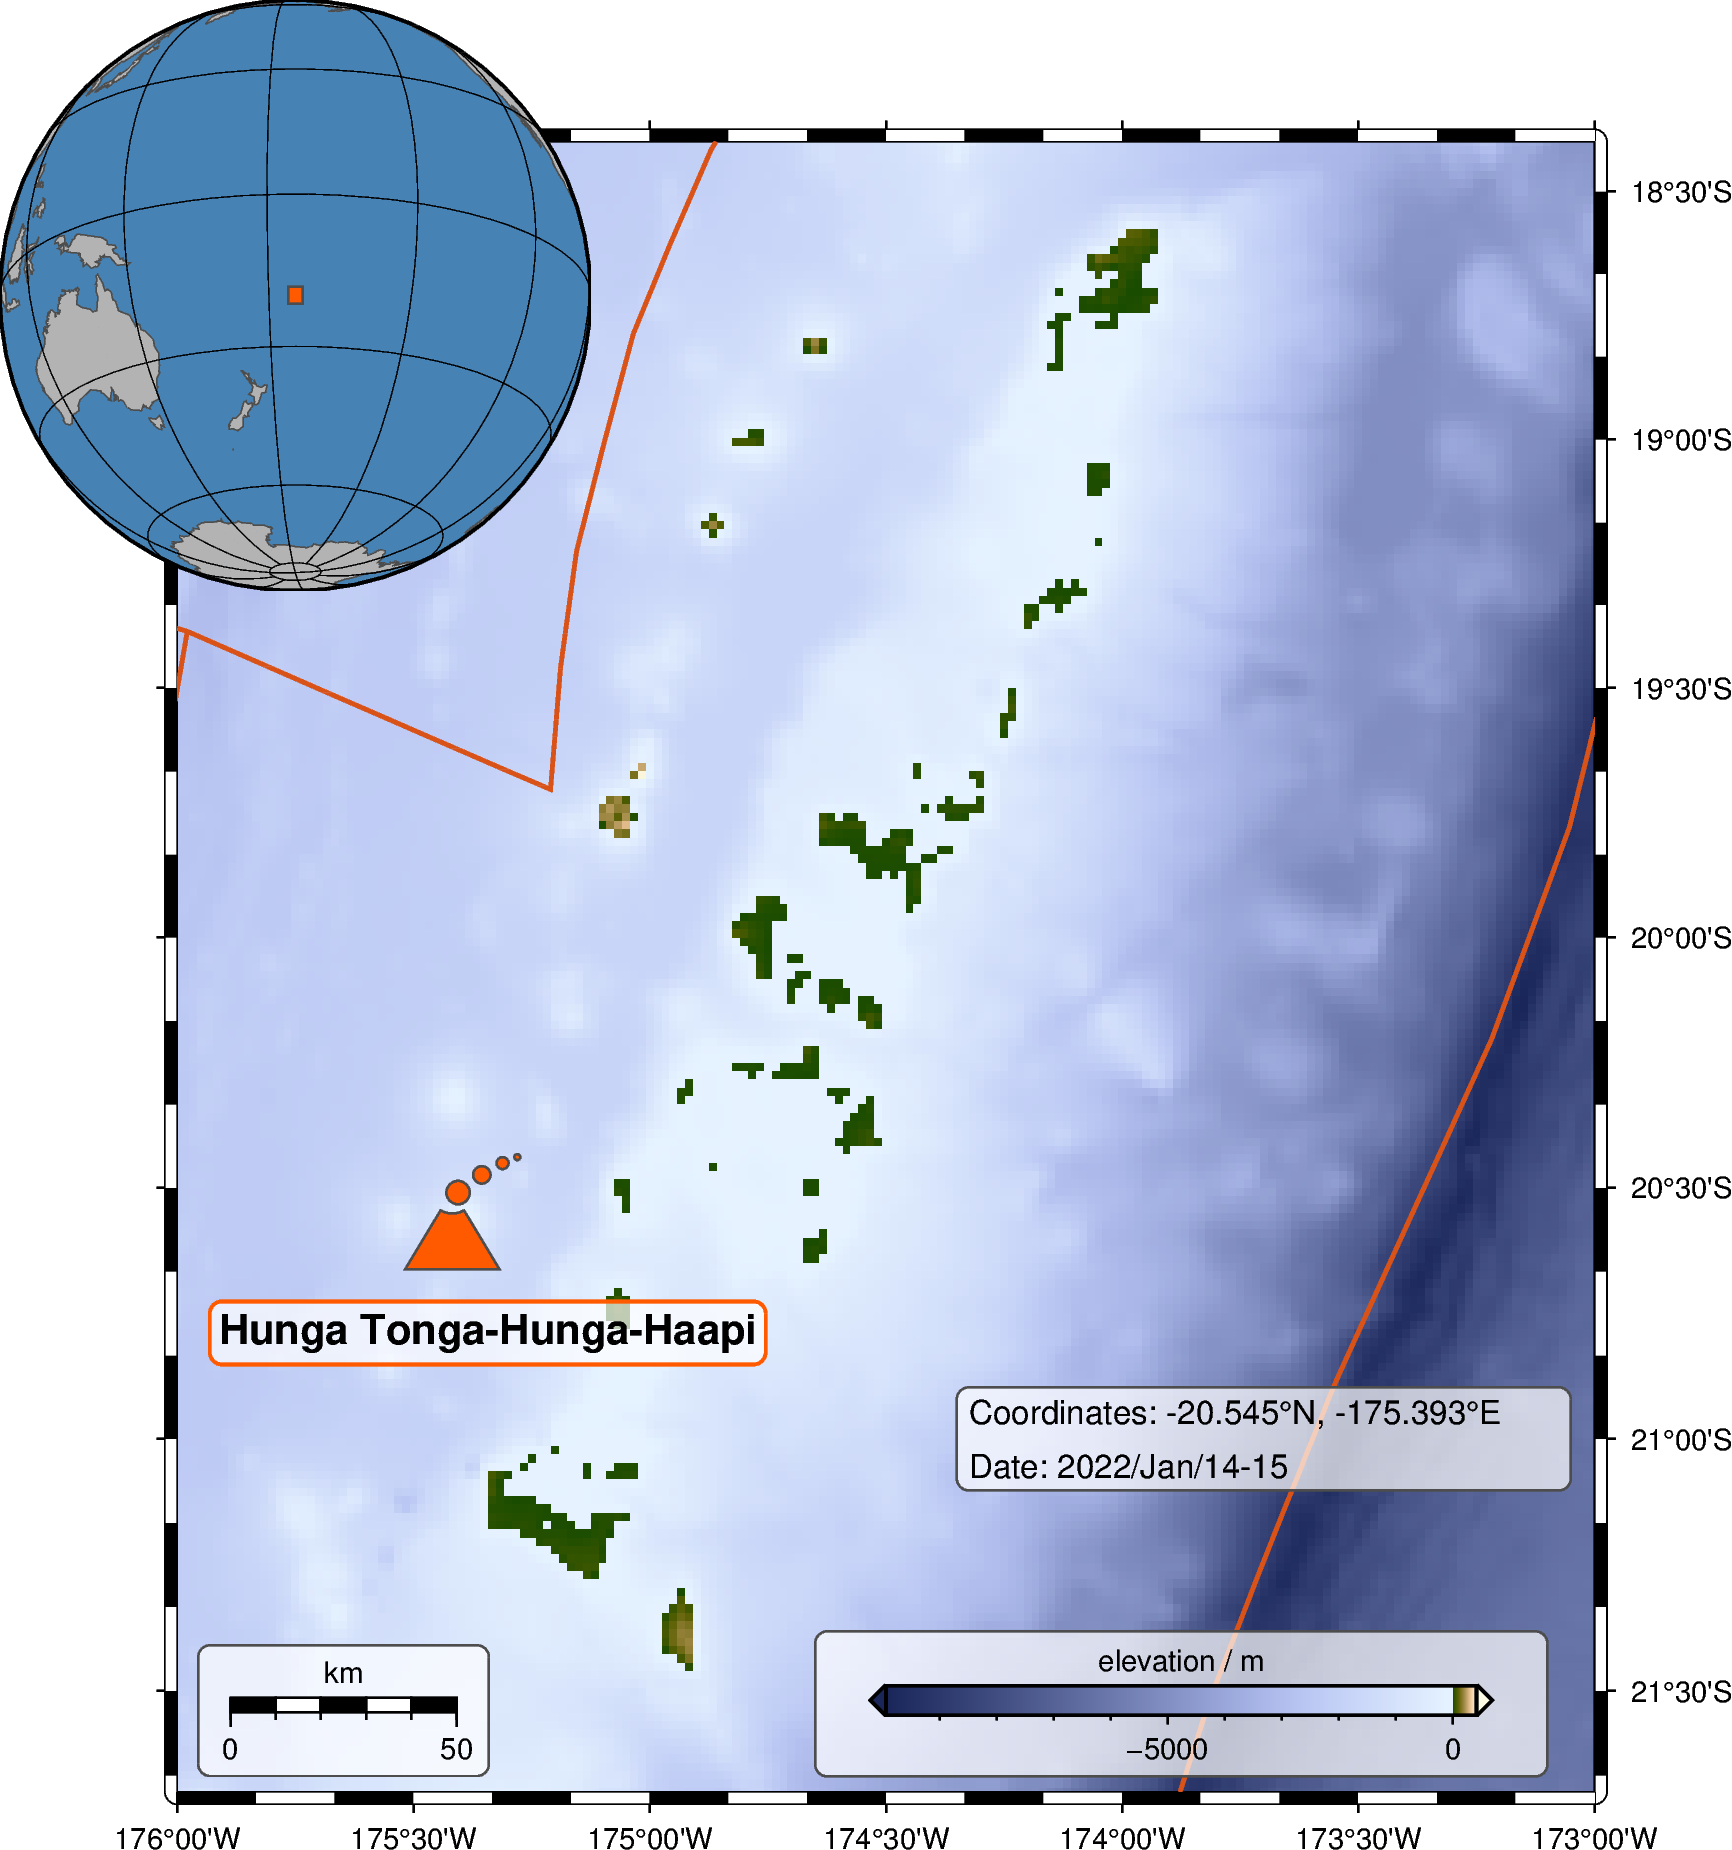

Write the Python code that produced this figure.
# #############################################################################
# Hunga Tonga eruption on 2022/01/14-15
# -----------------------------------------------------------------------------
# Author: Yvonne Fröhlich
# ORCID: https://orcid.org/0000-0002-8566-0619
# GitHub: https://github.com/yvonnefroehlich/gmt-pygmt-plotting
# -----------------------------------------------------------------------------
# - Created: 2024/04/07
#   PyGMT v0.11.0 -> https://www.pygmt.org/v0.11.0/ | https://www.pygmt.org/
#   GMT 6.4.0 -> https://www.generic-mapping-tools.org/
# - Updated: 2024/04/23
#   Improve coding style
# #############################################################################

import pygmt as gmt

# -----------------------------------------------------------------------------
# General stuff
# -----------------------------------------------------------------------------
# >>> Set for your needs <<<
fig_name = "tonga_eruption"  # Name of output figure
png_dpi = 360  # Resolution of output png
grid_res = "01m"  # Resolution of elevation grid
grid_reg = "g"  # Registration of elevation grid

# -----------------------------------------------------------------------------
# Define region and projection
lon_min = -176  # degrees East
lon_max = -173
lat_min = -21.7  # degrees North
lat_max = -18.4

project_use = "M12c"  # Mercator

# -----------------------------------------------------------------------------
# Coordinates for
# Hunga Tonga volcano
lon_vulc = -175.393
lat_vulc = -20.545
# seismological recording station BFO
lat_BFO = 48.331
lon_BFO = 8.330

# -----------------------------------------------------------------------------
# Colors
color_water = "steelblue"
color_land = "gray70"
color_shorelines = "gray30"
color_plate = "216.750/82.875/24.990"  # -> darkorange
color_highlight = "255/90/0"  # -> orange

# -----------------------------------------------------------------------------
# Stuff for scale, legends, colorbars, and insets
pos_study_inset = "jTL+w5c+o-1.5c/-1.2c"

pos_cb_grid = "JRB+jRB+w5c/0.25c+h+ml+o1c/0.65c+e"
frame_cb_grid = "+lelevation / m"

box_standard = "+gwhite@30+p0.5p,gray30+r0.1c"


# %%
# -----------------------------------------------------------------------------
# Make geographic map
# -----------------------------------------------------------------------------

# Create new Figure instance
fig = gmt.Figure()

# -----------------------------------------------------------------------------
# Change default values of GMT globally
gmt.config(
    PS_MEDIA="A4",
    PS_PAGE_ORIENTATION="portrait",
    MAP_FRAME_TYPE="fancy+",  # map frame style
    MAP_FRAME_WIDTH="3p",  # thickness of map frame
    FONT_LABEL="7p",
    FONT_ANNOT_PRIMARY="7p",
    MAP_FRAME_PEN="0.8p",  # thickness of border around scale
    MAP_ANNOT_OFFSET="0.05i",  # distance of scale ticks labels from scale
    MAP_LABEL_OFFSET="3.5p",  # distance of label from scale
    MAP_TICK_LENGTH_PRIMARY="5p",  # length of scale ticks
    COLOR_NAN="white",  # color for NaN; default 127.5
)

# -----------------------------------------------------------------------------
# Elevation grid
# Use grid provided by GMT and cut region
grid_topo = gmt.grdcut(
    grid=f"@earth_relief_{grid_res}_{grid_reg}",
    region=[lon_min, lon_max, lat_min, lat_max],
    projection=project_use,
)

fig.grdimage(grid=grid_topo, cmap="oleron", frame=["wSnE", "af"])

# -----------------------------------------------------------------------------
# Plot plate boundaries after Bird 2003
fig.plot(data="plate_boundaries_Bird_2003.txt", pen=f"1p,{color_plate}")

# -----------------------------------------------------------------------------
# Add Hunga Tonga eruption

# Volcano
fig.plot(
    x=lon_vulc,
    y=lat_vulc,
    style="kvolcano/1c",  # self-defined symbol, read from file
    fill=color_highlight,
    pen="0.5p,gray30",
)
# Label
fig.text(
    x=lon_vulc,
    y=lat_vulc,
    text="Hunga Tonga-Hunga-Haapi",
    font="10p,Helvetica-Bold,black",
    offset="0.2c/-1c",
    fill="white@30",
    pen=f"0.8p,{color_highlight}",
    clearance="0.1c/0.1c+tO",
)
# Info text
# Adjust position in txt file
fig.text(
    textfiles="info_tonga.txt",
    M=True,  # paragraph mode # read from file
    font="8p,black",
    fill="white@30",
    clearance="0.1c/0.1c+tO",
    pen="0.5p,gray30",
)

# -----------------------------------------------------------------------------
# Plot colorbar for elevation
gmt.config(MAP_TICK_LENGTH_PRIMARY="2p")

fig.colorbar(position=pos_cb_grid, frame=frame_cb_grid, box=box_standard)

# -----------------------------------------------------------------------------
# Add length scale
gmt.config(MAP_SCALE_HEIGHT="7p")

basemap_scale = (
    f"JLB+jLB+w50+c{(lon_max + lon_min) / 2}/{(lat_max + lat_min) / 2}"
    + "+f+lkm+at+o0.45c/0.55c"
)

fig.basemap(map_scale=basemap_scale, box=box_standard)

# -----------------------------------------------------------------------------
# Inset map of study region
# Use with statement and context manager
with fig.inset(position=pos_study_inset):
    # >>> use ? <<<

    # Azimuthal orthographic projection
    # glon0/lat0[/horizon]/scale or Glon0/lat0[/horizon]/width
    #  - lon0/lat0: set projection center
    #  - horizon: maximum distance from projection center (in degrees, <= 90, default 90)
    #  - scale or width: set figure size

    fig.coast(
        region="g",  # global
        projection=f"G{(lon_min + lon_max) / 2}/{(lat_min + lat_max) / 2}/?",
        area_thresh="50000",
        resolution="c",
        shorelines=color_shorelines,
        land=color_land,
        water=color_water,
        frame="g",
    )

    # Plot rectangle at study area
    fig.plot(
        data=[[lon_min, lat_min, lon_max, lat_max]],
        style="r+s",
        pen="0.5p,gray30",
        fill=color_highlight,
    )

# -----------------------------------------------------------------------------
# Show and save figure
fig.show()

# for ext in ["png"]: # , "pdf", "eps"]:
#     fig.savefig(fname=f"{fig_name}.{ext}")

print(fig_name)
